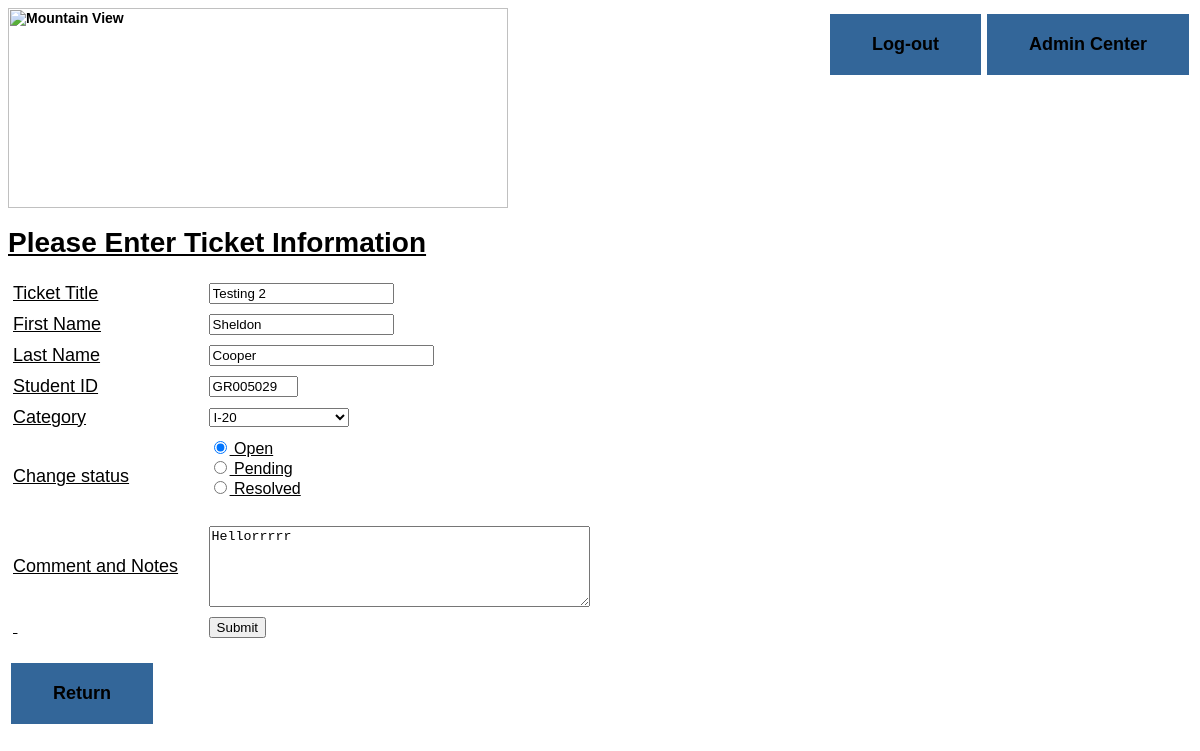
Screenshot of /ticket_update.php?action=u&id=1003 (signed in) with the database file from the repository.
### tables this page shows
CREATE TABLE IF NOT EXISTS `ticket_tab` (
  `ticketID` int(7) NOT NULL AUTO_INCREMENT,
  `title` varchar(45) NOT NULL,
  `firstname` varchar(30) NOT NULL,
  `lastname` varchar(30) NOT NULL,
  `studentid` varchar(8) NOT NULL,
  `categoryID` int(2) NOT NULL,
  `comment` text NOT NULL,
  `date` datetime NOT NULL DEFAULT CURRENT_TIMESTAMP ON UPDATE CURRENT_TIMESTAMP,
  `status` enum('Open','Pending','Resolved') NOT NULL DEFAULT 'Open',
  PRIMARY KEY (`ticketID`)
);

### ticket_update.php (the view, shortened to what this page needs)
<img href="home.html" src="https://16ady216etox4c1ny031s78y-wpengine.netdna-ssl.com/wp-content/uploads/2017/04/New-England-College.png" alt="Mountain View" style="width:500px;height:200px;">
<!DOCTYPE html>
<?php
include('security_staff.php');
?>
<html>
<head>
<link href="bossStyles.css" rel="stylesheet" type="text/css">
<?php
$action = $_REQUEST["action"];
if ($action == 'a') {
  $title = null;
	$firstname = null;
	$lastname = null;
	$studentid = null;
	$categoryID = null;
	$comment = null;
	$date = null;
	$status = null;
 } else {
	$id = $_REQUEST["id"];
	 	$query = "select * from ticket_tab where ticketID = $id";
		$result = mysqli_query($conn, $query)
			or die(mysqli_error());
		$row = mysqli_fetch_assoc($result);
    $title = $row['title'];
		$firstname = $row['firstname'];
		$lastname = $row['lastname'];
		$studentid = $row['studentid'];
		$categoryID = $row['categoryID'];
		$comment = $row['comment'];
		$status = $row['status'];
}
?>
<!DOCTYPE HTML PUBLIC "-//W3C//DTD HTML 4.01 Transitional//EN">
<html>
<head>
</head>
<body class="blackHead">
<h1>Please Enter Ticket Information</h1>
<form action="ticket_action.php" method="get" name="form1" class="formText" onSubmit="MM_validateForm('fname','','R','lname','','R','address','','R','city','','R','state','','R','zip','','RisNum','email','','RisEmail','phone','','RisNum');return document.MM_returnValue">
  <table width="59%" border="0" cellspacing="0" cellpadding="5">
  <tr>
      <td width="28%"><font size="4">Ticket Title</font></td>
      <td width="72%"><input name="title" type="text" id="title" value="<?php echo $title;?>" size="20" maxlength="20"></td>
    </tr>
    <tr>
      <td width="28%"><font size="4">First Name</font></td>
      <td width="72%"><input name="firstname" type="text" id="firstname" value="<?php echo $firstname;?>" size="20" maxlength="20"></td>
    </tr>
    <tr>
      <td><font size="4">Last Name</font></td>
      <td><input name="lastname" type="text" id="lastname" value="<?php echo $lastname;?>" size="25" maxlength="25"></td>
    </tr>
    <tr>
      <td><font size="4">Student ID</font></td>
      <td><input name="studentid" type="text" id="studentid" value="<?php echo $studentid;?>" size="8" maxlength="8"></td>
    </tr>
      <tr>
      <td><font size="4">Category</font></td>
      <td><label>
        <select name="categoryID" id="select">
<?php
$query = "SELECT * FROM categoryTab order by categoryName";
  $result = mysqli_query($conn, $query) or die(mysqli_error());
  while ($row = mysqli_fetch_array($result)) {
    $category_ID = $row['category_ID'];
    $categoryName = $row['categoryName'];
    if ($category_ID == $categoryID) {
      $selected = " Selected ";
    } else {
      $selected = NULL;
    }
    $option = '<option value="' . $category_ID . '"' .  $selected . '>' . $categoryName . '</option>';
    echo $option . "\n";
  }
?>
        </select>
      </label></td>
    </tr>
    <tr>
      <td><font size="4">Change status</font></td>
      <td><p>
        <label>
      <input name="status" type="radio" value="Open" <?php if ($status == "Open") {echo ' checked=checked ';} ?> >
         Open</label>
        <br>
        <label>
          <input type="radio" name="status" value="Pending" <?php if ($status == "Pending") {echo ' checked=checked ';} ?>>
           Pending</label>
        <br>
        <label>
          <input type="radio" name="status" value="Resolved" <?php if ($status == "Resolved") {echo ' checked=checked ';} ?>>
          Resolved</label>
        <br>
        <br>
      </p></td>
    </tr>
    <tr>
      <td><font size="4">Comment and Notes</font></td>
      <td><textarea name="comment" id="comment" cols="45" rows="5"><?php echo $comment;?></textarea></td>
    </tr>
    <tr>
      <td>
      <input name="id" type="hidden" id="id" value="<?php echo $id;?>" /></td>
      <td><input type="submit" name="Submit" value="Submit">        </td>
    </tr>
  </table>
</form>
<p><a class="smallbutton" href="ticket_list.php">Return </a></p>
</body>
</html>

### bossStyles.css (style rules this page uses)
body { background-color: #ffffff; }
.formText { font-size: 10px; color: red; font-family: Arial, Helvetica, sans-serif; }
.smallbutton { background-color: #336699; border: none; color: white; padding: 20px 42px; text-align: center; text-decoration: none; display: inline-block; font-size: 18px; margin: 6px 3px; cursor: pointer; }
.blackHead { font-family: Arial, Helvetica, sans-serif; font-size: 14px; font-weight: bolder; color: #000000; text-decoration: underline; }
a:link { color: #000000; text-decoration: none; }

### ticket_update.php (style rules this page uses)
.smallbutton { background-color: #008CBA; border: none; color: white; padding: 20px 42px; text-align: center; text-decoration: none; display: inline-block; font-size: 18px; margin: 6px 3px; cursor: pointer; }

### rows the page displays
ticket_tab: title "Testing 2", firstname "Sheldon", lastname "Cooper", studentid "GR005029", status "☑ Open", status "☐ Pending", status "☐ Resolved", comment "Hellorrrrr"

### other values shown
form field categoryID "I-20"
